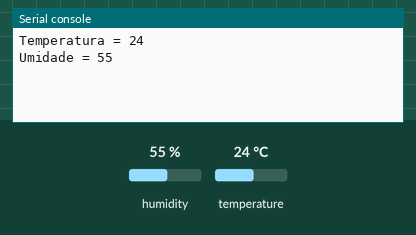
The program below on a simulated ESP32 board running MicroPython. On the bench: the last lines printed to the serial console. Inputs (shaded band) come from the test bench; at power-on: humidity 55 %, temperature 24 °C.

Above: at 1.2 s.
1.3 s: humidity set to 22 %
At 5.5 s:
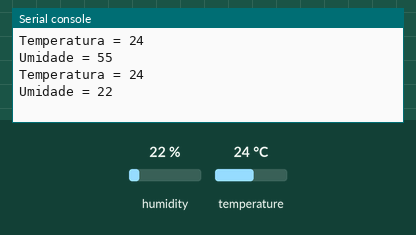
7.3 s: temperature set to 12 °C
At 11.3 s:
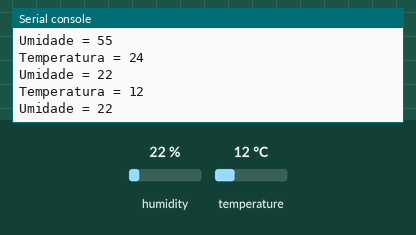
13.3 s: humidity set to 40 %
At 15.9 s:
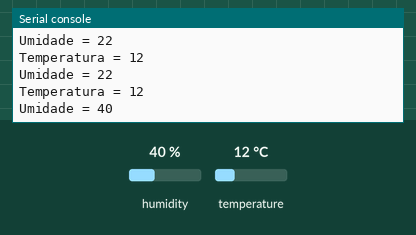
Timing chart, 0 to 17.4 s (numbered marks = the images above; inputs shaded):
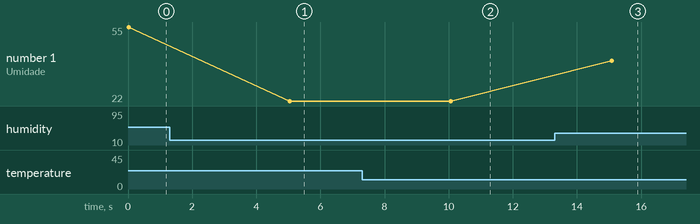

Measured:
- after the input at 1.3 s, the serial console: prints a new line after 3.7 s (image 1)
- after the input at 7.3 s, the serial console: prints a new line after 2.8 s (image 2)
- after the input at 13.3 s, the serial console: prints a new line after 1.8 s (image 3)
- plotted number 1: 55 → 22 after the input at 1.3 s, 22 → 40 after the input at 13.3 s

The program:

dht11.py
```python
import machine
import time
import dht

d = dht.DHT11(machine.Pin(4))

while True:
    d.measure()
    print("Temperatura = {}".format(d.temperature()))
    print("Umidade = {}".format(d.humidity()))
    time.sleep(5)
```
